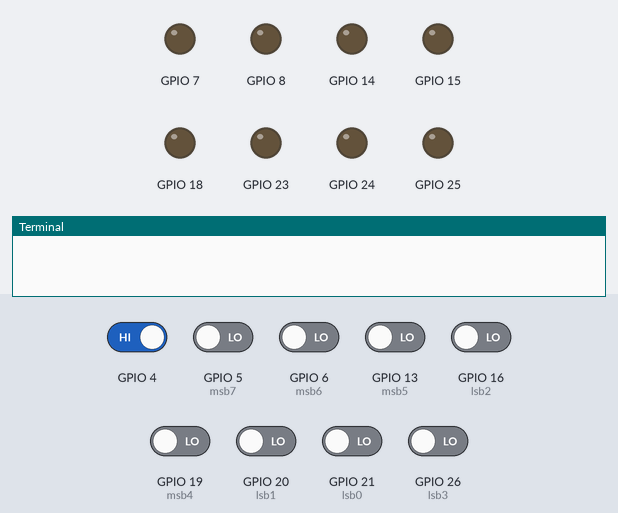
Simulated run of this program. Board: Raspberry Pi (BCM pin numbers), started with the argument 3. On the bench: output pins drawn as LEDs (lit = HIGH), the last lines printed to the terminal. The inputs (shaded band) are chosen by the test bench; at power-on: GPIO 4 HIGH, GPIO 5 (msb7), GPIO 6 (msb6), GPIO 13 (msb5), GPIO 16 (lsb2), GPIO 19 (msb4), GPIO 20 (lsb1), GPIO 21 (lsb0), GPIO 26 (lsb3) LOW.

Above: at 2.8 s.
2.9 s: GPIO 4 driven LOW and GPIO 5 (msb7) driven HIGH
At 3.6 s:
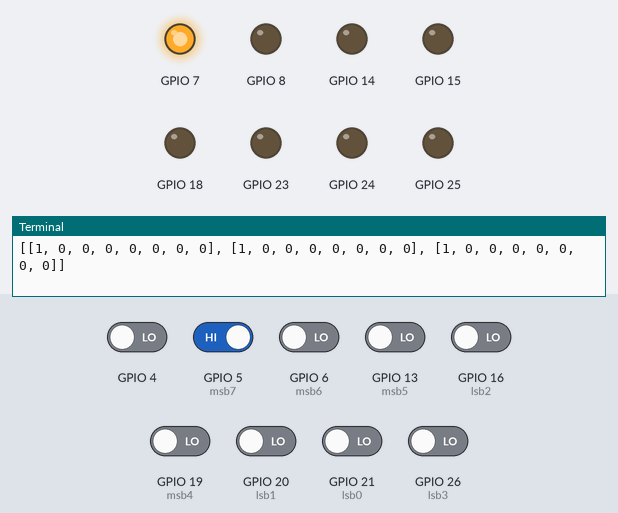
4.4 s: GPIO 6 (msb6) driven HIGH
At 4.7 s:
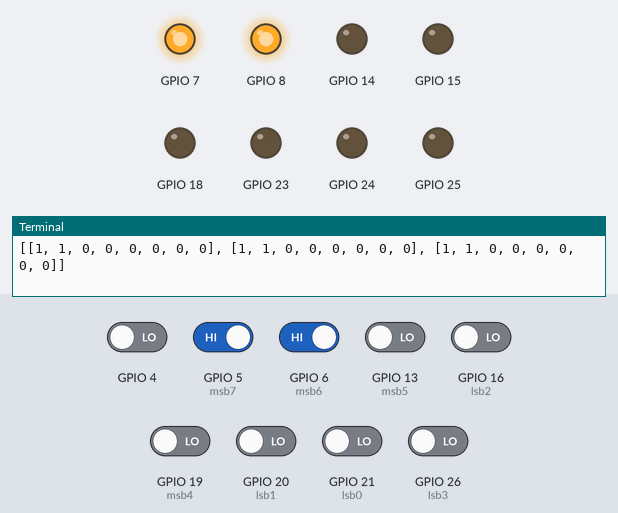
5.9 s: GPIO 5 (msb7) driven LOW
At 7.1 s:
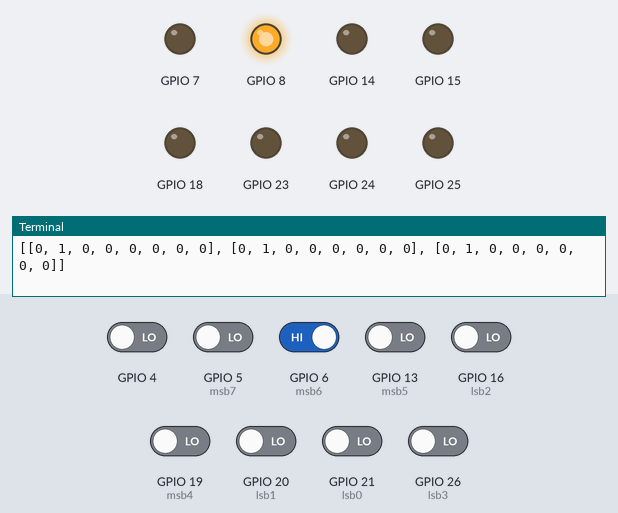
7.4 s: GPIO 13 (msb5) driven HIGH
At 8.2 s:
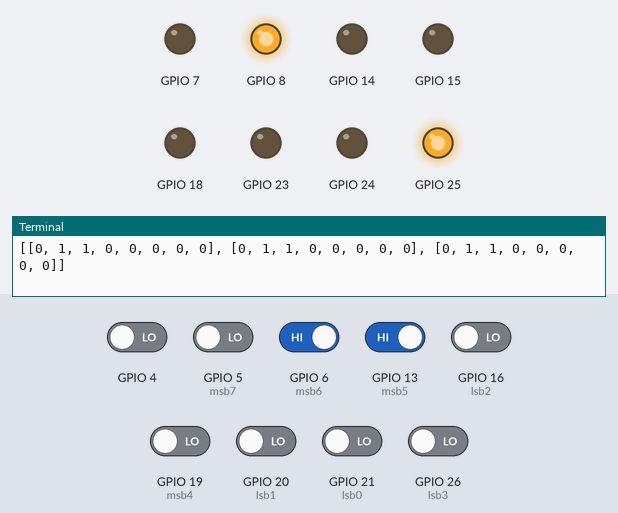
8.9 s: GPIO 16 (lsb2) driven HIGH
At 9.3 s:
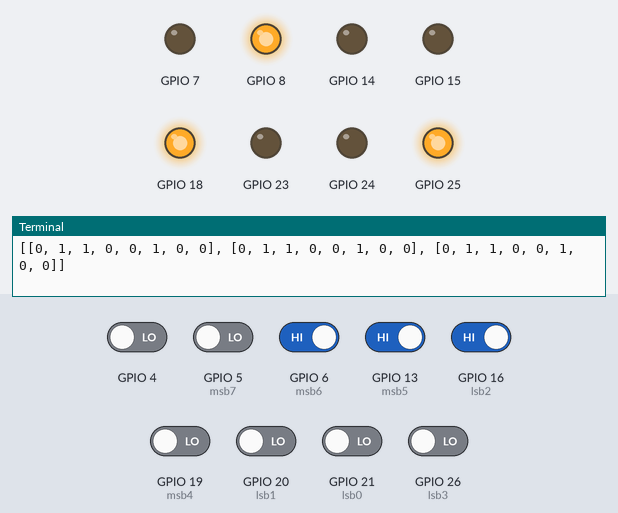
Timing chart, 0 to 11.4 s (numbered marks = the images above; inputs shaded):
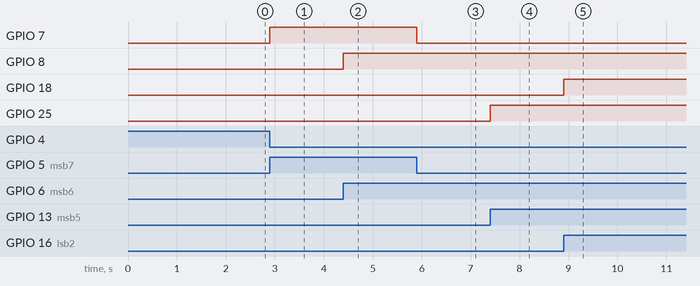

The program:

py.py
```python
import RPi.GPIO as g
import sys
import time


def pipePins():
  digitalInputs = []
  for i in xrange(int(sys.argv[1])):
    lsb0 = g.input(21)
    lsb1 = g.input(20)
    lsb2 = g.input(16)
    lsb3 = g.input(26)
    msb4 = g.input(19)
    msb5 = g.input(13)
    msb6 = g.input(6)
    msb7 = g.input(5)
    input = [msb7,msb6,msb5,msb4,lsb3,lsb2,lsb1,lsb0]
    digitalInputs.append(input)
  for input in digitalInputs:
    g.output(7,input[0])
    g.output(8,input[1])
    g.output(25,input[2])
    g.output(24,input[3])
    g.output(23,input[4])
    g.output(18,input[5])
    g.output(15,input[6])
    g.output(14,input[7])
  print digitalInputs


import RPi.GPIO as g
import sys
import time

g.setmode(g.BCM)

#################
####  Inputs  ###
#################
## lsb pins
g.setup(21,g.IN)
g.setup(20,g.IN)
g.setup(16,g.IN)
g.setup(26,g.IN)
## msb pins
g.setup(19,g.IN)
g.setup(13,g.IN)
g.setup(6,g.IN)
g.setup(5,g.IN)


g.setup(4,g.IN, pull_up_down=g.PUD_UP)

#################
####  Outputs ###
#################

g.setup(7,g.OUT)
g.setup(8,g.OUT)
g.setup(25,g.OUT)
g.setup(24,g.OUT)
## msb pins
g.setup(23,g.OUT)
g.setup(18,g.OUT)
g.setup(15,g.OUT)
g.setup(14,g.OUT)

while True:
  try:
     if g.input(4) == False:
	pipePins()
#    time.sleep(0.1)
  except KeyboardInterrupt:
    g.cleanup()

g.cleanup()
```

Measured:
- after the input at 2.9 s, GPIO 7: LOW → HIGH at once
- after the input at 4.4 s, GPIO 8: LOW → HIGH at once
- after the input at 5.9 s, GPIO 7: HIGH → LOW at once
- after the input at 7.4 s, GPIO 25: LOW → HIGH at once
- after the input at 8.9 s, GPIO 18: LOW → HIGH at once
